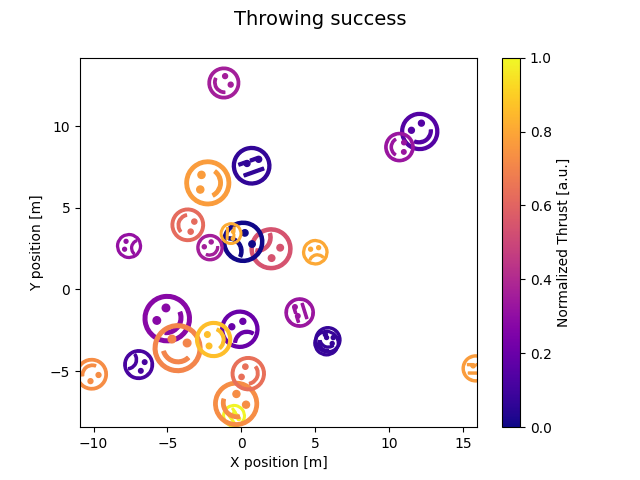

Reproduce this figure in Python.
# 引入所需库
import matplotlib.pyplot as plt
import numpy as np
from matplotlib.colors import Normalize
from matplotlib.markers import MarkerStyle
from matplotlib.text import TextPath
from matplotlib.transforms import Affine2D
import matplotlib
matplotlib.use('TkAgg')

#定义了一个名为SUCCESS_SYMBOLS的列表
SUCCESS_SYMBOLS = [
    TextPath((0, 0), "☹"),
    TextPath((0, 0), "😒"),
    TextPath((0, 0), "☺"),
]
# 设置了随机数种子，生成了25个模拟数据点，并设置了这些数据点的技能值、起飞角度、推力和成功状态
# 创建了一个名为data的zip对象，将技能值、起飞角度、推力和成功状态组合在一起
N = 25
np.random.seed(42)
skills = np.random.uniform(5, 80, size=N) * 0.1 + 5
takeoff_angles = np.random.normal(0, 90, N)
thrusts = np.random.uniform(size=N)
successful = np.random.randint(0, 3, size=N)
positions = np.random.normal(size=(N, 2)) * 5
data = zip(skills, takeoff_angles, thrusts, successful, positions)

# 创建了一个名为cmap的颜色映射，用于将推力值映射到颜色
cmap = plt.colormaps["plasma"]
fig, ax = plt.subplots()
fig.suptitle("Throwing success", size=14)
# 遍历data中的每个数据点，根据技能值和起飞角度计算变换矩阵t，然后根据成功状态选择相应的标记符号m，最后将标记符号添加到图形中。

for skill, takeoff, thrust, mood, pos in data:
    t = Affine2D().scale(skill).rotate_deg(takeoff)
    m = MarkerStyle(SUCCESS_SYMBOLS[mood], transform=t)
    ax.plot(pos[0], pos[1], marker=m, color=cmap(thrust))
# 添加了一个颜色图例，用于解释推力值的颜色映射
fig.colorbar(plt.cm.ScalarMappable(norm=Normalize(0, 1), cmap=cmap),
             ax=ax, label="Normalized Thrust [a.u.]")
# 设置了x轴和y轴的标签
ax.set_xlabel("X position [m]")
ax.set_ylabel("Y position [m]")

plt.show()
